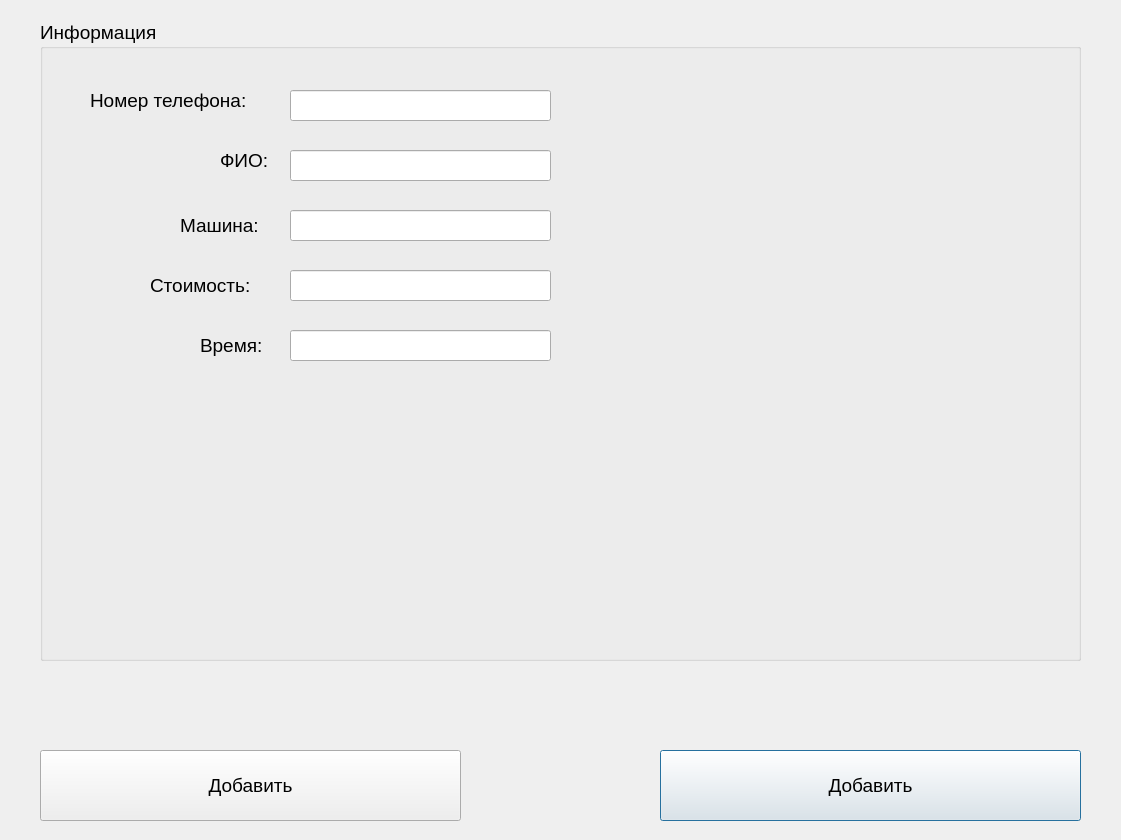
<?xml version="1.0" encoding="UTF-8"?>
<ui version="4.0">
 <class>Dialog</class>
 <widget class="QDialog" name="Dialog">
  <property name="geometry">
   <rect>
    <x>0</x>
    <y>0</y>
    <width>1121</width>
    <height>840</height>
   </rect>
  </property>
  <property name="windowTitle">
   <string>Dialog</string>
  </property>
  <widget class="QPushButton" name="AddButton">
   <property name="geometry">
    <rect>
     <x>660</x>
     <y>750</y>
     <width>421</width>
     <height>71</height>
    </rect>
   </property>
   <property name="font">
    <font>
     <pointsize>14</pointsize>
    </font>
   </property>
   <property name="text">
    <string>Добавить</string>
   </property>
  </widget>
  <widget class="QGroupBox" name="groupBox">
   <property name="geometry">
    <rect>
     <x>40</x>
     <y>20</y>
     <width>1041</width>
     <height>641</height>
    </rect>
   </property>
   <property name="font">
    <font>
     <pointsize>14</pointsize>
    </font>
   </property>
   <property name="title">
    <string>Информация</string>
   </property>
   <widget class="QLabel" name="label">
    <property name="geometry">
     <rect>
      <x>50</x>
      <y>60</y>
      <width>191</width>
      <height>41</height>
     </rect>
    </property>
    <property name="text">
     <string>Номер телефона:</string>
    </property>
   </widget>
   <widget class="QLabel" name="label_2">
    <property name="geometry">
     <rect>
      <x>140</x>
      <y>190</y>
      <width>91</width>
      <height>31</height>
     </rect>
    </property>
    <property name="text">
     <string>Машина:</string>
    </property>
   </widget>
   <widget class="QLineEdit" name="Car">
    <property name="geometry">
     <rect>
      <x>250</x>
      <y>190</y>
      <width>261</width>
      <height>31</height>
     </rect>
    </property>
   </widget>
   <widget class="QLineEdit" name="PhoneNumber">
    <property name="geometry">
     <rect>
      <x>250</x>
      <y>70</y>
      <width>261</width>
      <height>31</height>
     </rect>
    </property>
   </widget>
   <widget class="QLabel" name="label_3">
    <property name="geometry">
     <rect>
      <x>180</x>
      <y>120</y>
      <width>71</width>
      <height>41</height>
     </rect>
    </property>
    <property name="text">
     <string>ФИО:</string>
    </property>
   </widget>
   <widget class="QLineEdit" name="Name">
    <property name="geometry">
     <rect>
      <x>250</x>
      <y>130</y>
      <width>261</width>
      <height>31</height>
     </rect>
    </property>
   </widget>
   <widget class="QLabel" name="label_4">
    <property name="geometry">
     <rect>
      <x>110</x>
      <y>250</y>
      <width>121</width>
      <height>31</height>
     </rect>
    </property>
    <property name="text">
     <string>Стоимость:</string>
    </property>
   </widget>
   <widget class="QLineEdit" name="Cast">
    <property name="geometry">
     <rect>
      <x>250</x>
      <y>250</y>
      <width>261</width>
      <height>31</height>
     </rect>
    </property>
   </widget>
   <widget class="QLabel" name="label_5">
    <property name="geometry">
     <rect>
      <x>160</x>
      <y>310</y>
      <width>71</width>
      <height>31</height>
     </rect>
    </property>
    <property name="text">
     <string>Время:</string>
    </property>
   </widget>
   <widget class="QLineEdit" name="Time">
    <property name="geometry">
     <rect>
      <x>250</x>
      <y>310</y>
      <width>261</width>
      <height>31</height>
     </rect>
    </property>
   </widget>
  </widget>
  <widget class="QPushButton" name="BackButton">
   <property name="geometry">
    <rect>
     <x>40</x>
     <y>750</y>
     <width>421</width>
     <height>71</height>
    </rect>
   </property>
   <property name="font">
    <font>
     <pointsize>14</pointsize>
    </font>
   </property>
   <property name="text">
    <string>Добавить</string>
   </property>
  </widget>
 </widget>
 <resources/>
 <connections/>
</ui>
